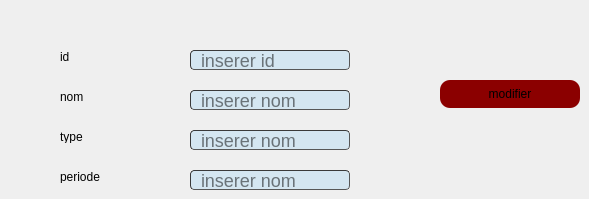
      <widget class="QWidget" name="tab_18">
       <attribute name="title">
        <string>modifier Client</string>
       </attribute>
       <widget class="QLineEdit" name="le_id_2">
        <property name="geometry">
         <rect>
          <x>190</x>
          <y>50</y>
          <width>160</width>
          <height>20</height>
         </rect>
        </property>
        <property name="styleSheet">
         <string notr="true">border-width: 1px; border-radius: 4px;
font-size: 18px;
	border-color: rgb(58, 58, 58);
	border-style: inset;
	padding: 0 8px;
	color:  #000000 ;
	background: #d4e6f1 ;
	selection-background-color:#007b50;
	selection-color: #FFFFFF
;</string>
        </property>
        <property name="placeholderText">
         <string>inserer id</string>
        </property>
       </widget>
       <widget class="QLabel" name="id_2">
        <property name="geometry">
         <rect>
          <x>60</x>
          <y>50</y>
          <width>47</width>
          <height>13</height>
         </rect>
        </property>
        <property name="text">
         <string>id</string>
        </property>
       </widget>
       <widget class="QLineEdit" name="le_nom_2">
        <property name="geometry">
         <rect>
          <x>190</x>
          <y>90</y>
          <width>160</width>
          <height>20</height>
         </rect>
        </property>
        <property name="styleSheet">
         <string notr="true">border-width: 1px; border-radius: 4px;
font-size: 18px;
	border-color: rgb(58, 58, 58);
	border-style: inset;
	padding: 0 8px;
	color:  #000000 ;
	background: #d4e6f1 ;
	selection-background-color:#007b50;
	selection-color: #FFFFFF
;</string>
        </property>
        <property name="placeholderText">
         <string>inserer nom</string>
        </property>
       </widget>
       <widget class="QLabel" name="prenom_2">
        <property name="geometry">
         <rect>
          <x>60</x>
          <y>90</y>
          <width>47</width>
          <height>13</height>
         </rect>
        </property>
        <property name="text">
         <string>nom</string>
        </property>
       </widget>
       <widget class="QLabel" name="nom_2">
        <property name="geometry">
         <rect>
          <x>60</x>
          <y>130</y>
          <width>47</width>
          <height>13</height>
         </rect>
        </property>
        <property name="text">
         <string>type</string>
        </property>
       </widget>
       <widget class="QLineEdit" name="le_type_2">
        <property name="geometry">
         <rect>
          <x>190</x>
          <y>130</y>
          <width>160</width>
          <height>20</height>
         </rect>
        </property>
        <property name="styleSheet">
         <string notr="true">border-width: 1px; border-radius: 4px;
font-size: 18px;
	border-color: rgb(58, 58, 58);
	border-style: inset;
	padding: 0 8px;
	color:  #000000 ;
	background: #d4e6f1 ;
	selection-background-color:#007b50;
	selection-color: #FFFFFF
;
</string>
        </property>
        <property name="placeholderText">
         <string>inserer nom</string>
        </property>
       </widget>
       <widget class="QPushButton" name="pb_modifier">
        <property name="geometry">
         <rect>
          <x>440</x>
          <y>80</y>
          <width>140</width>
          <height>28</height>
         </rect>
        </property>
        <property name="styleSheet">
         <string notr="true">border-radius:10px;
background-color:DarkRed;</string>
        </property>
        <property name="text">
         <string>modifier</string>
        </property>
       </widget>
       <widget class="QLineEdit" name="le_periode_2">
        <property name="geometry">
         <rect>
          <x>190</x>
          <y>170</y>
          <width>160</width>
          <height>20</height>
         </rect>
        </property>
        <property name="styleSheet">
         <string notr="true">border-width: 1px; border-radius: 4px;
font-size: 18px;
	border-color: rgb(58, 58, 58);
	border-style: inset;
	padding: 0 8px;
	color:  #000000 ;
	background: #d4e6f1 ;
	selection-background-color:#007b50;
	selection-color: #FFFFFF
;</string>
        </property>
        <property name="placeholderText">
         <string>inserer nom</string>
        </property>
       </widget>
       <widget class="QLabel" name="nom_4">
        <property name="geometry">
         <rect>
          <x>60</x>
          <y>170</y>
          <width>47</width>
          <height>13</height>
         </rect>
        </property>
        <property name="text">
         <string>periode</string>
        </property>
       </widget>
      </widget>
